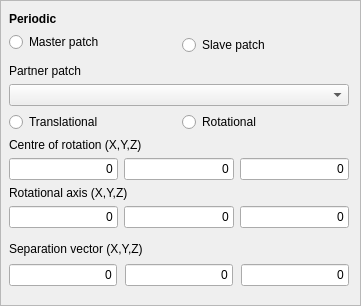
        <widget class="QFrame" name="periodicFrame">
         <property name="frameShape">
          <enum>QFrame::StyledPanel</enum>
         </property>
         <property name="frameShadow">
          <enum>QFrame::Raised</enum>
         </property>
         <layout class="QVBoxLayout" name="layoutBasicPeriodicPanel">
          <property name="leftMargin">
           <number>8</number>
          </property>
          <item>
           <widget class="QFrame" name="basePeriodicFrame">
            <property name="frameShape">
             <enum>QFrame::NoFrame</enum>
            </property>
            <property name="frameShadow">
             <enum>QFrame::Raised</enum>
            </property>
            <layout class="QGridLayout" name="gridLayout_5">
             <property name="leftMargin">
              <number>0</number>
             </property>
             <property name="topMargin">
              <number>0</number>
             </property>
             <property name="rightMargin">
              <number>0</number>
             </property>
             <property name="bottomMargin">
              <number>0</number>
             </property>
             <item row="1" column="1" rowspan="2">
              <widget class="QRadioButton" name="radioButtonSlavePeriodic">
               <property name="text">
                <string>Slave patch</string>
               </property>
               <attribute name="buttonGroup">
                <string notr="true">buttonGroupMasterSlavePeriodic</string>
               </attribute>
              </widget>
             </item>
             <item row="1" column="0">
              <widget class="QRadioButton" name="radioButtonMasterPeriodic">
               <property name="text">
                <string>Master patch</string>
               </property>
               <attribute name="buttonGroup">
                <string notr="true">buttonGroupMasterSlavePeriodic</string>
               </attribute>
              </widget>
             </item>
             <item row="0" column="0" colspan="2">
              <widget class="QLabel" name="label_periodic">
               <property name="font">
                <font>
                 <weight>75</weight>
                 <bold>true</bold>
                </font>
               </property>
               <property name="text">
                <string>Periodic</string>
               </property>
              </widget>
             </item>
            </layout>
           </widget>
          </item>
          <item>
           <widget class="QFrame" name="frameSlave">
            <property name="frameShape">
             <enum>QFrame::NoFrame</enum>
            </property>
            <property name="frameShadow">
             <enum>QFrame::Raised</enum>
            </property>
            <property name="lineWidth">
             <number>1</number>
            </property>
            <layout class="QGridLayout" name="gridLayout_4">
             <property name="leftMargin">
              <number>0</number>
             </property>
             <property name="topMargin">
              <number>0</number>
             </property>
             <property name="rightMargin">
              <number>0</number>
             </property>
             <property name="bottomMargin">
              <number>0</number>
             </property>
             <item row="0" column="0">
              <widget class="QLabel" name="label_13">
               <property name="text">
                <string>Partner patch</string>
               </property>
              </widget>
             </item>
             <item row="1" column="0">
              <widget class="QComboBox" name="comboBoxPeriodicPartner"/>
             </item>
             <item row="2" column="0">
              <widget class="QFrame" name="frame_3">
               <property name="frameShape">
                <enum>QFrame::NoFrame</enum>
               </property>
               <property name="frameShadow">
                <enum>QFrame::Raised</enum>
               </property>
               <layout class="QHBoxLayout" name="horizontalLayout_3">
                <property name="leftMargin">
                 <number>0</number>
                </property>
                <property name="topMargin">
                 <number>0</number>
                </property>
                <property name="rightMargin">
                 <number>0</number>
                </property>
                <property name="bottomMargin">
                 <number>0</number>
                </property>
                <item>
                 <widget class="QRadioButton" name="rb_translational_periodic">
                  <property name="text">
                   <string>Translational</string>
                  </property>
                  <attribute name="buttonGroup">
                   <string notr="true">buttonGroupPeriodic</string>
                  </attribute>
                 </widget>
                </item>
                <item>
                 <widget class="QRadioButton" name="rb_rotational_periodic">
                  <property name="text">
                   <string>Rotational</string>
                  </property>
                  <attribute name="buttonGroup">
                   <string notr="true">buttonGroupPeriodic</string>
                  </attribute>
                 </widget>
                </item>
               </layout>
              </widget>
             </item>
             <item row="3" column="0">
              <widget class="QFrame" name="rotationalFrame">
               <property name="frameShape">
                <enum>QFrame::NoFrame</enum>
               </property>
               <property name="frameShadow">
                <enum>QFrame::Raised</enum>
               </property>
               <layout class="QGridLayout" name="horzLayout_4">
                <property name="leftMargin">
                 <number>0</number>
                </property>
                <property name="topMargin">
                 <number>0</number>
                </property>
                <property name="rightMargin">
                 <number>0</number>
                </property>
                <property name="bottomMargin">
                 <number>0</number>
                </property>
                <item row="2" column="0" colspan="3">
                 <widget class="QLabel" name="label_7">
                  <property name="text">
                   <string>Centre of rotation (X,Y,Z)</string>
                  </property>
                 </widget>
                </item>
                <item row="6" column="0" colspan="3">
                 <widget class="QLabel" name="label_11">
                  <property name="text">
                   <string>Rotational axis (X,Y,Z)</string>
                  </property>
                 </widget>
                </item>
                <item row="4" column="0">
                 <widget class="Gui::InputField" name="input_corx">
                  <property name="sizePolicy">
                   <sizepolicy hsizetype="Preferred" vsizetype="Fixed">
                    <horstretch>0</horstretch>
                    <verstretch>0</verstretch>
                   </sizepolicy>
                  </property>
                  <property name="text">
                   <string notr="true">0</string>
                  </property>
                  <property name="alignment">
                   <set>Qt::AlignRight|Qt::AlignTrailing|Qt::AlignVCenter</set>
                  </property>
                  <property name="singleStep" stdset="0">
                   <double>0.100000000000000</double>
                  </property>
                  <property name="unit" stdset="0">
                   <string notr="true">mm</string>
                  </property>
                  <property name="format" stdset="0">
                   <number>0</number>
                  </property>
                 </widget>
                </item>
                <item row="4" column="1">
                 <widget class="Gui::InputField" name="input_cory">
                  <property name="sizePolicy">
                   <sizepolicy hsizetype="Preferred" vsizetype="Fixed">
                    <horstretch>0</horstretch>
                    <verstretch>0</verstretch>
                   </sizepolicy>
                  </property>
                  <property name="text">
                   <string notr="true">0</string>
                  </property>
                  <property name="alignment">
                   <set>Qt::AlignRight|Qt::AlignTrailing|Qt::AlignVCenter</set>
                  </property>
                  <property name="singleStep" stdset="0">
                   <double>0.100000000000000</double>
                  </property>
                  <property name="unit" stdset="0">
                   <string notr="true">mm</string>
                  </property>
                  <property name="format" stdset="0">
                   <number>0</number>
                  </property>
                 </widget>
                </item>
                <item row="4" column="2">
                 <widget class="Gui::InputField" name="input_corz">
                  <property name="sizePolicy">
                   <sizepolicy hsizetype="Preferred" vsizetype="Fixed">
                    <horstretch>0</horstretch>
                    <verstretch>0</verstretch>
                   </sizepolicy>
                  </property>
                  <property name="text">
                   <string notr="true">0</string>
                  </property>
                  <property name="alignment">
                   <set>Qt::AlignRight|Qt::AlignTrailing|Qt::AlignVCenter</set>
                  </property>
                  <property name="singleStep" stdset="0">
                   <double>0.100000000000000</double>
                  </property>
                  <property name="unit" stdset="0">
                   <string notr="true">mm</string>
                  </property>
                  <property name="format" stdset="0">
                   <number>0</number>
                  </property>
                 </widget>
                </item>
                <item row="8" column="0">
                 <widget class="Gui::InputField" name="input_axisx">
                  <property name="sizePolicy">
                   <sizepolicy hsizetype="Preferred" vsizetype="Fixed">
                    <horstretch>0</horstretch>
                    <verstretch>0</verstretch>
                   </sizepolicy>
                  </property>
                  <property name="text">
                   <string notr="true">0</string>
                  </property>
                  <property name="alignment">
                   <set>Qt::AlignRight|Qt::AlignTrailing|Qt::AlignVCenter</set>
                  </property>
                  <property name="singleStep" stdset="0">
                   <double>0.100000000000000</double>
                  </property>
                  <property name="unit" stdset="0">
                   <string notr="true"/>
                  </property>
                  <property name="format" stdset="0">
                   <number>0</number>
                  </property>
                 </widget>
                </item>
                <item row="8" column="1">
                 <widget class="Gui::InputField" name="input_axisy">
                  <property name="sizePolicy">
                   <sizepolicy hsizetype="Preferred" vsizetype="Fixed">
                    <horstretch>0</horstretch>
                    <verstretch>0</verstretch>
                   </sizepolicy>
                  </property>
                  <property name="text">
                   <string notr="true">0</string>
                  </property>
                  <property name="alignment">
                   <set>Qt::AlignRight|Qt::AlignTrailing|Qt::AlignVCenter</set>
                  </property>
                  <property name="singleStep" stdset="0">
                   <double>0.100000000000000</double>
                  </property>
                  <property name="unit" stdset="0">
                   <string notr="true"/>
                  </property>
                  <property name="format" stdset="0">
                   <number>0</number>
                  </property>
                 </widget>
                </item>
                <item row="8" column="2">
                 <widget class="Gui::InputField" name="input_axisz">
                  <property name="sizePolicy">
                   <sizepolicy hsizetype="Preferred" vsizetype="Fixed">
                    <horstretch>0</horstretch>
                    <verstretch>0</verstretch>
                   </sizepolicy>
                  </property>
                  <property name="text">
                   <string notr="true">0</string>
                  </property>
                  <property name="alignment">
                   <set>Qt::AlignRight|Qt::AlignTrailing|Qt::AlignVCenter</set>
                  </property>
                  <property name="singleStep" stdset="0">
                   <double>0.100000000000000</double>
                  </property>
                  <property name="unit" stdset="0">
                   <string notr="true"/>
                  </property>
                  <property name="format" stdset="0">
                   <number>0</number>
                  </property>
                 </widget>
                </item>
               </layout>
              </widget>
             </item>
             <item row="4" column="0">
              <widget class="QFrame" name="translationalFrame">
               <property name="frameShape">
                <enum>QFrame::NoFrame</enum>
               </property>
               <property name="frameShadow">
                <enum>QFrame::Raised</enum>
               </property>
               <layout class="QGridLayout" name="horzLayout_5">
                <property name="leftMargin">
                 <number>0</number>
                </property>
                <property name="topMargin">
                 <number>8</number>
                </property>
                <property name="rightMargin">
                 <number>0</number>
                </property>
                <property name="bottomMargin">
                 <number>8</number>
                </property>
                <property name="spacing">
                 <number>8</number>
                </property>
                <item row="1" column="4" colspan="3">
                 <widget class="QLabel" name="label_12">
                  <property name="text">
                   <string>Separation vector (X,Y,Z)</string>
                  </property>
                 </widget>
                </item>
                <item row="3" column="4">
                 <widget class="Gui::InputField" name="input_sepx">
                  <property name="sizePolicy">
                   <sizepolicy hsizetype="Preferred" vsizetype="Fixed">
                    <horstretch>0</horstretch>
                    <verstretch>0</verstretch>
                   </sizepolicy>
                  </property>
                  <property name="text">
                   <string notr="true">0</string>
                  </property>
                  <property name="alignment">
                   <set>Qt::AlignRight|Qt::AlignTrailing|Qt::AlignVCenter</set>
                  </property>
                  <property name="singleStep" stdset="0">
                   <double>0.100000000000000</double>
                  </property>
                  <property name="unit" stdset="0">
                   <string notr="true">mm</string>
                  </property>
                  <property name="format" stdset="0">
                   <number>0</number>
                  </property>
                 </widget>
                </item>
                <item row="3" column="5">
                 <widget class="Gui::InputField" name="input_sepy">
                  <property name="sizePolicy">
                   <sizepolicy hsizetype="Preferred" vsizetype="Fixed">
                    <horstretch>0</horstretch>
                    <verstretch>0</verstretch>
                   </sizepolicy>
                  </property>
                  <property name="text">
                   <string notr="true">0</string>
                  </property>
                  <property name="alignment">
                   <set>Qt::AlignRight|Qt::AlignTrailing|Qt::AlignVCenter</set>
                  </property>
                  <property name="singleStep" stdset="0">
                   <double>0.100000000000000</double>
                  </property>
                  <property name="unit" stdset="0">
                   <string notr="true">mm</string>
                  </property>
                  <property name="format" stdset="0">
                   <number>0</number>
                  </property>
                 </widget>
                </item>
                <item row="3" column="6">
                 <widget class="Gui::InputField" name="input_sepz">
                  <property name="sizePolicy">
                   <sizepolicy hsizetype="Preferred" vsizetype="Fixed">
                    <horstretch>0</horstretch>
                    <verstretch>0</verstretch>
                   </sizepolicy>
                  </property>
                  <property name="text">
                   <string notr="true">0</string>
                  </property>
                  <property name="alignment">
                   <set>Qt::AlignRight|Qt::AlignTrailing|Qt::AlignVCenter</set>
                  </property>
                  <property name="singleStep" stdset="0">
                   <double>0.100000000000000</double>
                  </property>
                  <property name="unit" stdset="0">
                   <string notr="true">mm</string>
                  </property>
                  <property name="format" stdset="0">
                   <number>0</number>
                  </property>
                 </widget>
                </item>
               </layout>
              </widget>
             </item>
            </layout>
           </widget>
          </item>
         </layout>
        </widget>
